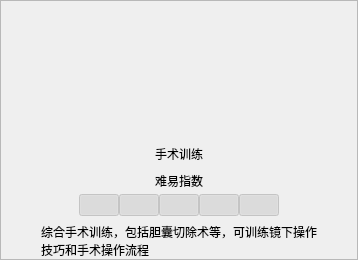
           <widget class="QFrame" name="moduleFrame3">
            <property name="frameShape">
             <enum>QFrame::StyledPanel</enum>
            </property>
            <property name="frameShadow">
             <enum>QFrame::Raised</enum>
            </property>
            <layout class="QVBoxLayout" name="verticalLayout_14">
             <property name="spacing">
              <number>0</number>
             </property>
             <property name="leftMargin">
              <number>0</number>
             </property>
             <property name="topMargin">
              <number>0</number>
             </property>
             <property name="rightMargin">
              <number>0</number>
             </property>
             <property name="bottomMargin">
              <number>0</number>
             </property>
             <item>
              <layout class="QVBoxLayout" name="verticalLayout_15" stretch="440,0,20,0,11,0,20,0">
               <item>
                <spacer name="verticalSpacer_34">
                 <property name="orientation">
                  <enum>Qt::Vertical</enum>
                 </property>
                 <property name="sizeHint" stdset="0">
                  <size>
                   <width>20</width>
                   <height>40</height>
                  </size>
                 </property>
                </spacer>
               </item>
               <item>
                <layout class="QHBoxLayout" name="horizontalLayout_23">
                 <item>
                  <spacer name="horizontalSpacer_51">
                   <property name="orientation">
                    <enum>Qt::Horizontal</enum>
                   </property>
                   <property name="sizeHint" stdset="0">
                    <size>
                     <width>40</width>
                     <height>20</height>
                    </size>
                   </property>
                  </spacer>
                 </item>
                 <item>
                  <widget class="QLabel" name="moduleNameLabel3">
                   <property name="text">
                    <string>手术训练</string>
                   </property>
                   <property name="alignment">
                    <set>Qt::AlignCenter</set>
                   </property>
                  </widget>
                 </item>
                 <item>
                  <spacer name="horizontalSpacer_52">
                   <property name="orientation">
                    <enum>Qt::Horizontal</enum>
                   </property>
                   <property name="sizeHint" stdset="0">
                    <size>
                     <width>40</width>
                     <height>20</height>
                    </size>
                   </property>
                  </spacer>
                 </item>
                </layout>
               </item>
               <item>
                <spacer name="verticalSpacer_35">
                 <property name="orientation">
                  <enum>Qt::Vertical</enum>
                 </property>
                 <property name="sizeHint" stdset="0">
                  <size>
                   <width>20</width>
                   <height>40</height>
                  </size>
                 </property>
                </spacer>
               </item>
               <item>
                <layout class="QHBoxLayout" name="horizontalLayout_24">
                 <item>
                  <spacer name="horizontalSpacer_53">
                   <property name="orientation">
                    <enum>Qt::Horizontal</enum>
                   </property>
                   <property name="sizeHint" stdset="0">
                    <size>
                     <width>40</width>
                     <height>20</height>
                    </size>
                   </property>
                  </spacer>
                 </item>
                 <item>
                  <widget class="QLabel" name="levelLabel3">
                   <property name="text">
                    <string>难易指数</string>
                   </property>
                   <property name="alignment">
                    <set>Qt::AlignCenter</set>
                   </property>
                  </widget>
                 </item>
                 <item>
                  <spacer name="horizontalSpacer_54">
                   <property name="orientation">
                    <enum>Qt::Horizontal</enum>
                   </property>
                   <property name="sizeHint" stdset="0">
                    <size>
                     <width>40</width>
                     <height>20</height>
                    </size>
                   </property>
                  </spacer>
                 </item>
                </layout>
               </item>
               <item>
                <spacer name="verticalSpacer_36">
                 <property name="orientation">
                  <enum>Qt::Vertical</enum>
                 </property>
                 <property name="sizeHint" stdset="0">
                  <size>
                   <width>20</width>
                   <height>40</height>
                  </size>
                 </property>
                </spacer>
               </item>
               <item>
                <layout class="QHBoxLayout" name="horizontalLayout_25">
                 <item>
                  <spacer name="horizontalSpacer_55">
                   <property name="orientation">
                    <enum>Qt::Horizontal</enum>
                   </property>
                   <property name="sizeHint" stdset="0">
                    <size>
                     <width>40</width>
                     <height>20</height>
                    </size>
                   </property>
                  </spacer>
                 </item>
                 <item>
                  <widget class="QPushButton" name="difficutLevelBtn3_1">
                   <property name="enabled">
                    <bool>false</bool>
                   </property>
                   <property name="text">
                    <string/>
                   </property>
                   <property name="checkable">
                    <bool>true</bool>
                   </property>
                   <property name="checked">
                    <bool>true</bool>
                   </property>
                  </widget>
                 </item>
                 <item>
                  <widget class="QPushButton" name="difficutLevelBtn3_2">
                   <property name="enabled">
                    <bool>false</bool>
                   </property>
                   <property name="text">
                    <string/>
                   </property>
                   <property name="checkable">
                    <bool>true</bool>
                   </property>
                   <property name="checked">
                    <bool>true</bool>
                   </property>
                  </widget>
                 </item>
                 <item>
                  <widget class="QPushButton" name="difficutLevelBtn3_3">
                   <property name="enabled">
                    <bool>false</bool>
                   </property>
                   <property name="text">
                    <string/>
                   </property>
                   <property name="checkable">
                    <bool>true</bool>
                   </property>
                   <property name="checked">
                    <bool>true</bool>
                   </property>
                  </widget>
                 </item>
                 <item>
                  <widget class="QPushButton" name="difficutLevelBtn3_4">
                   <property name="enabled">
                    <bool>false</bool>
                   </property>
                   <property name="text">
                    <string/>
                   </property>
                   <property name="checkable">
                    <bool>true</bool>
                   </property>
                   <property name="checked">
                    <bool>true</bool>
                   </property>
                  </widget>
                 </item>
                 <item>
                  <widget class="QPushButton" name="difficutLevelBtn3_5">
                   <property name="enabled">
                    <bool>false</bool>
                   </property>
                   <property name="text">
                    <string/>
                   </property>
                   <property name="checkable">
                    <bool>true</bool>
                   </property>
                   <property name="checked">
                    <bool>true</bool>
                   </property>
                  </widget>
                 </item>
                 <item>
                  <spacer name="horizontalSpacer_56">
                   <property name="orientation">
                    <enum>Qt::Horizontal</enum>
                   </property>
                   <property name="sizeHint" stdset="0">
                    <size>
                     <width>40</width>
                     <height>20</height>
                    </size>
                   </property>
                  </spacer>
                 </item>
                </layout>
               </item>
               <item>
                <spacer name="verticalSpacer_37">
                 <property name="orientation">
                  <enum>Qt::Vertical</enum>
                 </property>
                 <property name="sizeHint" stdset="0">
                  <size>
                   <width>20</width>
                   <height>40</height>
                  </size>
                 </property>
                </spacer>
               </item>
               <item>
                <layout class="QHBoxLayout" name="horizontalLayout_26">
                 <item>
                  <spacer name="horizontalSpacer_57">
                   <property name="orientation">
                    <enum>Qt::Horizontal</enum>
                   </property>
                   <property name="sizeHint" stdset="0">
                    <size>
                     <width>40</width>
                     <height>20</height>
                    </size>
                   </property>
                  </spacer>
                 </item>
                 <item>
                  <widget class="QLabel" name="trainDescription3">
                   <property name="text">
                    <string>综合手术训练，包括胆囊切除术等，可训练镜下操作技巧和手术操作流程</string>
                   </property>
                   <property name="wordWrap">
                    <bool>true</bool>
                   </property>
                  </widget>
                 </item>
                 <item>
                  <spacer name="horizontalSpacer_58">
                   <property name="orientation">
                    <enum>Qt::Horizontal</enum>
                   </property>
                   <property name="sizeHint" stdset="0">
                    <size>
                     <width>40</width>
                     <height>20</height>
                    </size>
                   </property>
                  </spacer>
                 </item>
                </layout>
               </item>
              </layout>
             </item>
            </layout>
           </widget>
